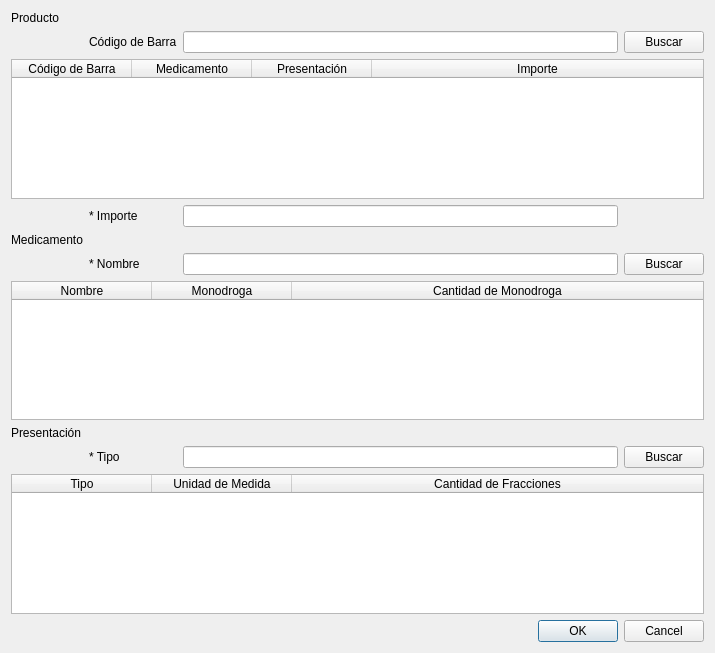
<?xml version="1.0" encoding="UTF-8"?>
<ui version="4.0">
 <class>vtnModificarProducto</class>
 <widget class="QWidget" name="vtnModificarProducto">
  <property name="geometry">
   <rect>
    <x>0</x>
    <y>0</y>
    <width>715</width>
    <height>653</height>
   </rect>
  </property>
  <property name="windowTitle">
   <string>Modificar Producto</string>
  </property>
  <layout class="QVBoxLayout" name="verticalLayout">
   <item>
    <layout class="QGridLayout" name="gridLayout">
     <item row="8" column="3">
      <widget class="QPushButton" name="pushButton_3">
       <property name="text">
        <string>Buscar</string>
       </property>
      </widget>
     </item>
     <item row="5" column="3">
      <widget class="QPushButton" name="pushButton_2">
       <property name="text">
        <string>Buscar</string>
       </property>
      </widget>
     </item>
     <item row="2" column="0" colspan="4">
      <widget class="QTableWidget" name="tableWidget">
       <attribute name="horizontalHeaderDefaultSectionSize">
        <number>120</number>
       </attribute>
       <attribute name="horizontalHeaderStretchLastSection">
        <bool>true</bool>
       </attribute>
       <column>
        <property name="text">
         <string>Código de Barra</string>
        </property>
       </column>
       <column>
        <property name="text">
         <string>Medicamento</string>
        </property>
       </column>
       <column>
        <property name="text">
         <string>Presentación</string>
        </property>
       </column>
       <column>
        <property name="text">
         <string>Importe</string>
        </property>
       </column>
      </widget>
     </item>
     <item row="3" column="2">
      <widget class="QLineEdit" name="lineEdit_5"/>
     </item>
     <item row="3" column="1">
      <widget class="QLabel" name="label_2">
       <property name="text">
        <string>* Importe</string>
       </property>
      </widget>
     </item>
     <item row="8" column="2">
      <widget class="QLineEdit" name="lineEdit_3"/>
     </item>
     <item row="5" column="2">
      <widget class="QLineEdit" name="lineEdit_2"/>
     </item>
     <item row="1" column="2">
      <widget class="QLineEdit" name="lineEdit"/>
     </item>
     <item row="0" column="0">
      <widget class="QLabel" name="label_8">
       <property name="text">
        <string>Producto</string>
       </property>
      </widget>
     </item>
     <item row="5" column="1">
      <widget class="QLabel" name="label_6">
       <property name="text">
        <string>* Nombre</string>
       </property>
      </widget>
     </item>
     <item row="8" column="1">
      <widget class="QLabel" name="label_7">
       <property name="text">
        <string>* Tipo</string>
       </property>
      </widget>
     </item>
     <item row="1" column="1">
      <widget class="QLabel" name="label">
       <property name="text">
        <string>Código de Barra</string>
       </property>
      </widget>
     </item>
     <item row="4" column="0">
      <widget class="QLabel" name="label_4">
       <property name="text">
        <string>Medicamento</string>
       </property>
      </widget>
     </item>
     <item row="1" column="3">
      <widget class="QPushButton" name="pushButton">
       <property name="text">
        <string>Buscar</string>
       </property>
      </widget>
     </item>
     <item row="6" column="0" colspan="4">
      <widget class="QTableWidget" name="tableWidget_3">
       <attribute name="horizontalHeaderDefaultSectionSize">
        <number>140</number>
       </attribute>
       <attribute name="horizontalHeaderStretchLastSection">
        <bool>true</bool>
       </attribute>
       <column>
        <property name="text">
         <string>Nombre</string>
        </property>
       </column>
       <column>
        <property name="text">
         <string>Monodroga</string>
        </property>
       </column>
       <column>
        <property name="text">
         <string>Cantidad de Monodroga</string>
        </property>
       </column>
      </widget>
     </item>
     <item row="10" column="2" colspan="2">
      <widget class="QDialogButtonBox" name="buttonBox">
       <property name="standardButtons">
        <set>QDialogButtonBox::Cancel|QDialogButtonBox::Ok</set>
       </property>
      </widget>
     </item>
     <item row="9" column="0" colspan="4">
      <widget class="QTableWidget" name="tableWidget_2">
       <attribute name="horizontalHeaderDefaultSectionSize">
        <number>140</number>
       </attribute>
       <attribute name="horizontalHeaderStretchLastSection">
        <bool>true</bool>
       </attribute>
       <column>
        <property name="text">
         <string>Tipo</string>
        </property>
       </column>
       <column>
        <property name="text">
         <string>Unidad de Medida</string>
        </property>
       </column>
       <column>
        <property name="text">
         <string>Cantidad de Fracciones</string>
        </property>
       </column>
      </widget>
     </item>
     <item row="7" column="0">
      <widget class="QLabel" name="label_5">
       <property name="text">
        <string>Presentación</string>
       </property>
      </widget>
     </item>
    </layout>
   </item>
  </layout>
 </widget>
 <tabstops>
  <tabstop>lineEdit</tabstop>
  <tabstop>pushButton</tabstop>
  <tabstop>tableWidget</tabstop>
  <tabstop>lineEdit_5</tabstop>
  <tabstop>lineEdit_2</tabstop>
  <tabstop>pushButton_2</tabstop>
  <tabstop>tableWidget_3</tabstop>
  <tabstop>lineEdit_3</tabstop>
  <tabstop>pushButton_3</tabstop>
  <tabstop>tableWidget_2</tabstop>
  <tabstop>buttonBox</tabstop>
 </tabstops>
 <resources/>
 <connections/>
</ui>
